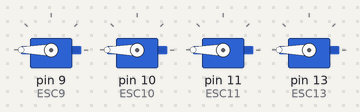
The sketch below on a simulated Arduino Mega 2560, built with avr-gcc and run on an emulated ATmega2560. On the bench: 4 × servo.

Above: at 0.1 s.
At 20.1 s:
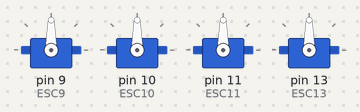
At 30.1 s:
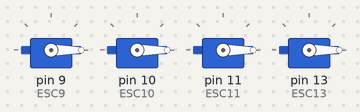
Timing chart, 0 to 31.6 s (numbered marks = the images above):
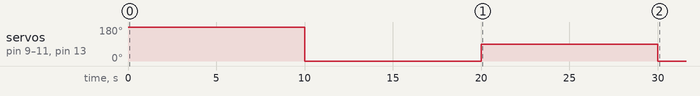

Measured:
- by itself, servo on pin 9 (ESC9), servo on pin 10 (ESC10), servo on pin 11 (ESC11), servo on pin 13 (ESC13): 180° → 0° at 10.0 s, → 90° 10.0 s later, → 0° 10.0 s later

The sketch:

arduino_servors_calibrating.ino
```cpp
#include <Servo.h>

Servo ESC9;
Servo ESC10;
Servo ESC11;
Servo ESC13;
int throttle = 0;

void setup()
{
  ESC9.attach(9, 600, 2225);
  ESC10.attach(10, 600, 2225);
  ESC11.attach(11, 600, 2225);
  ESC13.attach(13, 600, 2225);

  throttle = 180;
  ESC9.write(throttle);
  ESC10.write(throttle);
  ESC11.write(throttle);
  ESC13.write(throttle);
  delay(10000);

  throttle = 0;
  ESC9.write(throttle);
  ESC10.write(throttle);
  ESC11.write(throttle);
  ESC13.write(throttle);
  delay(10000);

  throttle = 90;
  ESC9.write(throttle);
  ESC10.write(throttle);
  ESC11.write(throttle);
  ESC13.write(throttle);
  delay(10000);

  throttle = 0;
  ESC9.write(throttle);
  ESC10.write(throttle);
  ESC11.write(throttle);
  ESC13.write(throttle);

  Serial1.begin(9600);
}


void loop()
{
  if(Serial1.available() > 0)
  {
    String string = Serial.readStringUntil(',');
    int str_len = string.length();
    if(string.charAt(0) == ';' && string.charAt(str_len - 1) == ';')
    {
      throttle = (string.substring(1, str_len - 1)).toInt();
      ESC9.write(throttle);
      ESC10.write(throttle);
      ESC11.write(throttle);
      ESC13.write(throttle);
    }

    // read the input on analog pin 0:
    int pressureSensorValue = analogRead(A0);
    // convert to voltage:
    // float voltage = pressureSensorValue * (5.0 / 1023.0);
    // compute pressure in KPa
    //float pressure = ((pressureSensorValue / 1023.0) * 413.05) + 3.478;
    Serial1.println(pressureSensorValue);
  }
}
```
